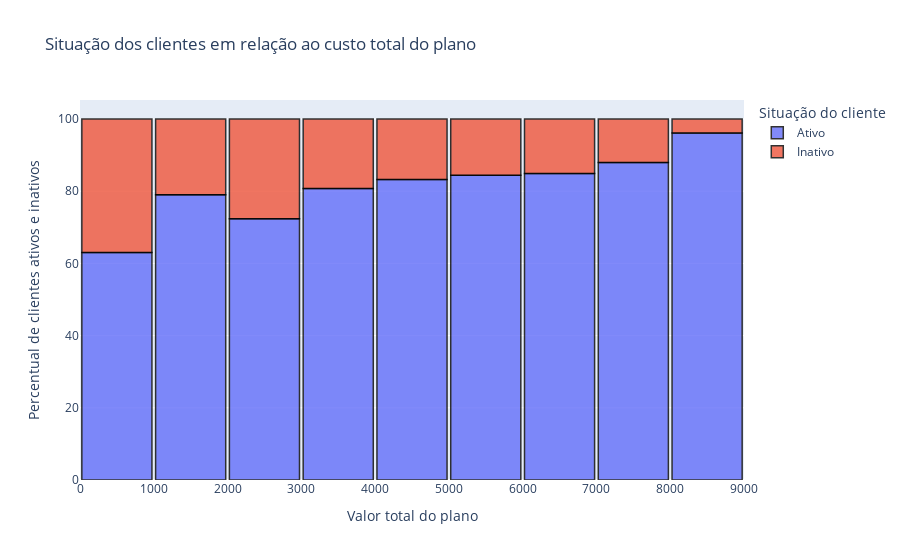

Notebook code for this chart:
### Markdown cell above
### **4.2.2 - Perfil de gasto total dos clientes**

Em relação ao plano anual, observa-se que os planos mais baratos apresentam a taxa de cancelamento de 37%.

### Code cell
# Personalização
coluna = 'Valor_Total'
coluna_referencia = 'Status_Cliente'
legenda_x = 'Valor total do plano'
legenda_y = 'Percentual de clientes ativos e inativos'
legenda = 'Situação do cliente'
legenda_titulo = 'Situação dos clientes em relação ao custo total do plano'
coluna_leg_indicador = 'Valor total' 
coluna_refleg_indicador = 'Situação do cliente'
Nbins = 10

plot_histograma(df,coluna, coluna_referencia, legenda_x, legenda_y, legenda, legenda_titulo, 
                coluna_leg_indicador, coluna_refleg_indicador, Nbins)

# Para salvar a imagem
pio.write_image(fig, 'hist_custo_total.png',scale=6, width=1080, height=1080)

### Figure 1 — Plotly figure (JSON) as saved in the notebook; plotly's stock layout.template omitted (floating-point values rounded to 4 significant figures; data arrays with more than 128 entries replaced by an {"elided": "..."} marker saying what was removed)
{"data": [{"alignmentgroup": "True", "bingroup": "x", "hovertemplate": "Situação do cliente=Ativo<br>Valor total=%{x}<br>Percentual=%{y}<extra></extra>", "legendgroup": "Ativo", "marker": {"color": "#636efa", "line": {"color": "rgb(0,0,0)", "width": 1.5}, "pattern": {"shape": ""}}, "name": "Ativo", "nbinsx": 10, "offsetgroup": "Ativo", "opacity": 0.8, "orientation": "v", "showlegend": true, "type": "histogram", "x": {"elided": "5163 float values"}, "xaxis": "x", "yaxis": "y"}, {"alignmentgroup": "True", "bingroup": "x", "hovertemplate": "Situação do cliente=Inativo<br>Valor total=%{x}<br>Percentual=%{y}<extra></extra>", "legendgroup": "Inativo", "marker": {"color": "#EF553B", "line": {"color": "rgb(0,0,0)", "width": 1.5}, "pattern": {"shape": ""}}, "name": "Inativo", "nbinsx": 10, "offsetgroup": "Inativo", "opacity": 0.8, "orientation": "v", "showlegend": true, "type": "histogram", "x": {"elided": "1869 float values"}, "xaxis": "x", "yaxis": "y"}], "layout": {"bargap": 0.05, "barmode": "relative", "barnorm": "percent", "legend": {"title": {"text": "Situação do cliente"}, "tracegroupgap": 0}, "title": {"text": "Situação dos clientes em relação ao custo total do plano"}, "xaxis": {"anchor": "y", "domain": [0, 1], "title": {"text": "Valor total do plano"}}, "yaxis": {"anchor": "x", "domain": [0, 1], "title": {"text": "Percentual de clientes ativos e inativos"}}}}
